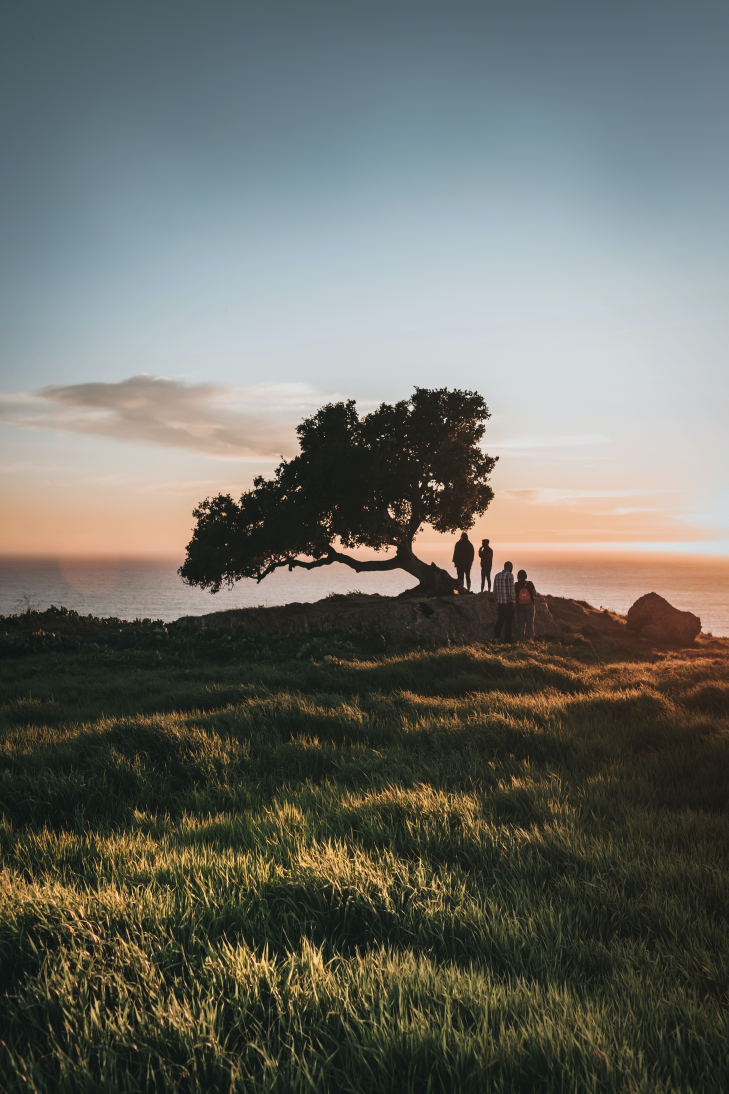
#> input picture input_dir/hd_image.jpg, 4371 x 6560 px (shown at 1/6 size); its folder holds only this picture in this run
$ python image_resize.py
#> lines starting #> are read from the running program, lines starting #| are printed output that depends on the picture
# [14 lines of commented-out code are left out]

from PIL import Image
import pathlib
maxsize = (600, 480)
for input_img in pathlib.Path("input_dir").iterdir():
    output_img = str(input_img).replace("input_dir","output_dir")
    with Image.open(input_img) as img:
#> img is the input picture: PIL image 4371x6560 RGB; mean R, G, B 106.7, 108.3, 101.4
        img.thumbnail(maxsize)
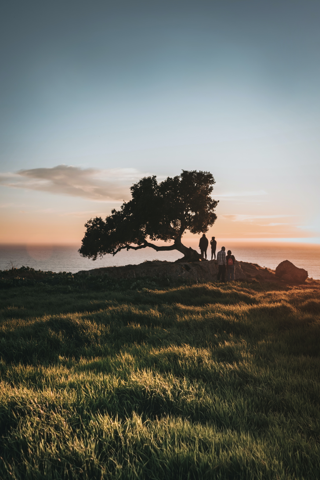
#> img: PIL image 320x480 RGB; mean R, G, B 106.7, 108.2, 101.4
        img.save(output_img, "JPEG")
